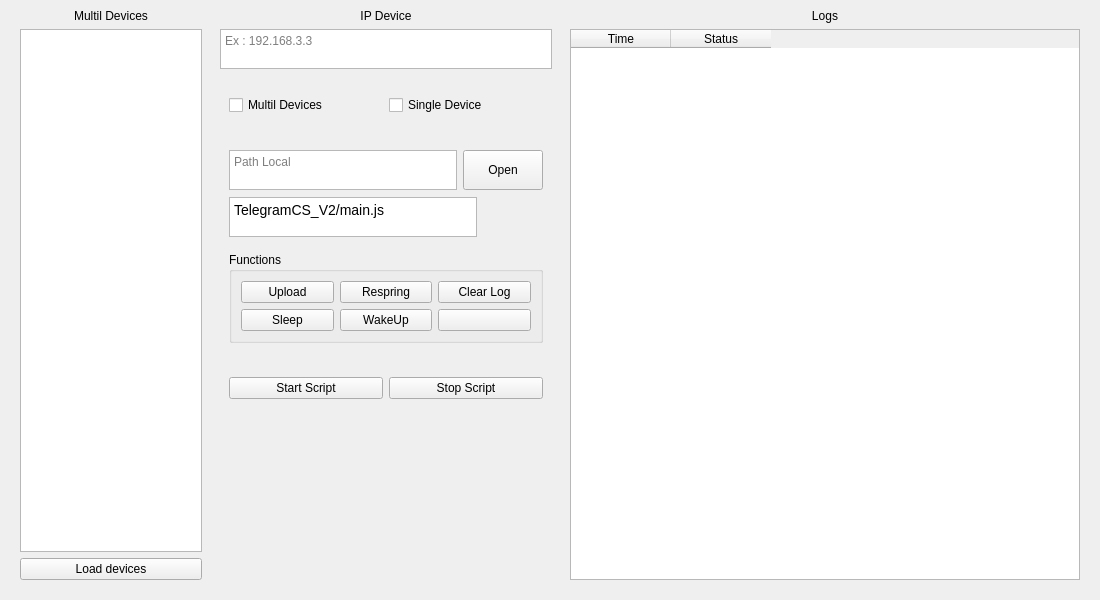
<?xml version="1.0" encoding="UTF-8"?>
<ui version="4.0">
 <class>Frame</class>
 <widget class="QFrame" name="Frame">
  <property name="geometry">
   <rect>
    <x>0</x>
    <y>0</y>
    <width>1100</width>
    <height>600</height>
   </rect>
  </property>
  <property name="windowTitle">
   <string>Frame</string>
  </property>
  <layout class="QGridLayout" name="gridLayout">
   <property name="topMargin">
    <number>0</number>
   </property>
   <item row="0" column="0">
    <widget class="QWidget" name="widget" native="true">
     <layout class="QHBoxLayout" name="horizontalLayout">
      <property name="spacing">
       <number>0</number>
      </property>
      <property name="leftMargin">
       <number>0</number>
      </property>
      <property name="topMargin">
       <number>0</number>
      </property>
      <property name="rightMargin">
       <number>0</number>
      </property>
      <property name="bottomMargin">
       <number>0</number>
      </property>
      <item>
       <widget class="QWidget" name="widget_2" native="true">
        <property name="minimumSize">
         <size>
          <width>200</width>
          <height>0</height>
         </size>
        </property>
        <property name="maximumSize">
         <size>
          <width>200</width>
          <height>16777215</height>
         </size>
        </property>
        <layout class="QVBoxLayout" name="verticalLayout">
         <property name="spacing">
          <number>0</number>
         </property>
         <property name="leftMargin">
          <number>0</number>
         </property>
         <property name="topMargin">
          <number>0</number>
         </property>
         <property name="rightMargin">
          <number>0</number>
         </property>
         <property name="bottomMargin">
          <number>0</number>
         </property>
         <item>
          <widget class="CardWidget" name="CardWidget">
           <layout class="QVBoxLayout" name="verticalLayout_2">
            <item>
             <widget class="BodyLabel" name="BodyLabel">
              <property name="text">
               <string>Multil Devices</string>
              </property>
              <property name="alignment">
               <set>Qt::AlignCenter</set>
              </property>
             </widget>
            </item>
            <item>
             <widget class="TableWidget" name="TableWidgetDevices">
              <attribute name="horizontalHeaderVisible">
               <bool>false</bool>
              </attribute>
              <attribute name="verticalHeaderVisible">
               <bool>false</bool>
              </attribute>
              <column>
               <property name="text">
                <string>Device</string>
               </property>
              </column>
             </widget>
            </item>
            <item>
             <widget class="PushButton" name="btnLoadDevice">
              <property name="text">
               <string>Load devices</string>
              </property>
             </widget>
            </item>
           </layout>
          </widget>
         </item>
        </layout>
       </widget>
      </item>
      <item>
       <widget class="QWidget" name="widget_3" native="true">
        <property name="minimumSize">
         <size>
          <width>350</width>
          <height>0</height>
         </size>
        </property>
        <property name="maximumSize">
         <size>
          <width>350</width>
          <height>16777215</height>
         </size>
        </property>
        <layout class="QVBoxLayout" name="verticalLayout_3">
         <property name="spacing">
          <number>0</number>
         </property>
         <property name="leftMargin">
          <number>0</number>
         </property>
         <property name="topMargin">
          <number>0</number>
         </property>
         <property name="rightMargin">
          <number>0</number>
         </property>
         <property name="bottomMargin">
          <number>0</number>
         </property>
         <item>
          <widget class="CardWidget" name="CardWidget_2">
           <layout class="QVBoxLayout" name="verticalLayout_4">
            <item>
             <widget class="BodyLabel" name="BodyLabel_2">
              <property name="maximumSize">
               <size>
                <width>16777215</width>
                <height>40</height>
               </size>
              </property>
              <property name="text">
               <string>IP Device</string>
              </property>
              <property name="alignment">
               <set>Qt::AlignCenter</set>
              </property>
             </widget>
            </item>
            <item>
             <widget class="TextEdit" name="txtIpDevice">
              <property name="maximumSize">
               <size>
                <width>16777215</width>
                <height>40</height>
               </size>
              </property>
              <property name="placeholderText">
               <string>Ex : 192.168.3.3</string>
              </property>
             </widget>
            </item>
            <item>
             <widget class="QWidget" name="widget_5" native="true">
              <property name="minimumSize">
               <size>
                <width>0</width>
                <height>60</height>
               </size>
              </property>
              <layout class="QHBoxLayout" name="horizontalLayout_2">
               <item>
                <widget class="CheckBox" name="CheckBoxMultil">
                 <property name="text">
                  <string>Multil Devices</string>
                 </property>
                </widget>
               </item>
               <item>
                <widget class="CheckBox" name="CheckBoxSingle">
                 <property name="text">
                  <string>Single Device</string>
                 </property>
                </widget>
               </item>
              </layout>
             </widget>
            </item>
            <item>
             <widget class="QWidget" name="widget_6" native="true">
              <property name="minimumSize">
               <size>
                <width>0</width>
                <height>0</height>
               </size>
              </property>
              <property name="maximumSize">
               <size>
                <width>16777215</width>
                <height>50</height>
               </size>
              </property>
              <layout class="QHBoxLayout" name="horizontalLayout_3">
               <item>
                <widget class="TextEdit" name="txtPath">
                 <property name="minimumSize">
                  <size>
                   <width>0</width>
                   <height>40</height>
                  </size>
                 </property>
                 <property name="maximumSize">
                  <size>
                   <width>16777215</width>
                   <height>16777215</height>
                  </size>
                 </property>
                 <property name="placeholderText">
                  <string>Path Local</string>
                 </property>
                </widget>
               </item>
               <item>
                <widget class="PushButton" name="btnOpenFile">
                 <property name="minimumSize">
                  <size>
                   <width>0</width>
                   <height>40</height>
                  </size>
                 </property>
                 <property name="maximumSize">
                  <size>
                   <width>16777215</width>
                   <height>40</height>
                  </size>
                 </property>
                 <property name="text">
                  <string>Open</string>
                 </property>
                </widget>
               </item>
              </layout>
             </widget>
            </item>
            <item>
             <widget class="QWidget" name="widget_8" native="true">
              <property name="minimumSize">
               <size>
                <width>0</width>
                <height>40</height>
               </size>
              </property>
              <property name="maximumSize">
               <size>
                <width>16777215</width>
                <height>40</height>
               </size>
              </property>
              <layout class="QHBoxLayout" name="horizontalLayout_5">
               <property name="spacing">
                <number>0</number>
               </property>
               <property name="leftMargin">
                <number>9</number>
               </property>
               <property name="topMargin">
                <number>0</number>
               </property>
               <property name="rightMargin">
                <number>0</number>
               </property>
               <property name="bottomMargin">
                <number>0</number>
               </property>
               <item>
                <widget class="TextEdit" name="txtPathRemote">
                 <property name="maximumSize">
                  <size>
                   <width>16777215</width>
                   <height>16777215</height>
                  </size>
                 </property>
                 <property name="html">
                  <string>&lt;!DOCTYPE HTML PUBLIC &quot;-//W3C//DTD HTML 4.0//EN&quot; &quot;http://www.w3.org/TR/REC-html40/strict.dtd&quot;&gt;
&lt;html&gt;&lt;head&gt;&lt;meta name=&quot;qrichtext&quot; content=&quot;1&quot; /&gt;&lt;style type=&quot;text/css&quot;&gt;
p, li { white-space: pre-wrap; }
&lt;/style&gt;&lt;/head&gt;&lt;body style=&quot; font-family:'Segoe UI','Microsoft YaHei','PingFang SC','MS Shell Dlg 2'; font-size:14px; font-weight:400; font-style:normal;&quot;&gt;
&lt;p style=&quot; margin-top:0px; margin-bottom:0px; margin-left:0px; margin-right:0px; -qt-block-indent:0; text-indent:0px;&quot;&gt;&lt;span style=&quot; font-size:14px;&quot;&gt;TelegramCS_V2/main.js&lt;/span&gt;&lt;/p&gt;&lt;/body&gt;&lt;/html&gt;</string>
                 </property>
                 <property name="placeholderText">
                  <string>Path Remote</string>
                 </property>
                </widget>
               </item>
               <item>
                <spacer name="horizontalSpacer_2">
                 <property name="orientation">
                  <enum>Qt::Horizontal</enum>
                 </property>
                 <property name="sizeType">
                  <enum>QSizePolicy::Fixed</enum>
                 </property>
                 <property name="sizeHint" stdset="0">
                  <size>
                   <width>75</width>
                   <height>20</height>
                  </size>
                 </property>
                </spacer>
               </item>
              </layout>
             </widget>
            </item>
            <item>
             <widget class="QWidget" name="widget_9" native="true">
              <property name="minimumSize">
               <size>
                <width>0</width>
                <height>60</height>
               </size>
              </property>
              <layout class="QVBoxLayout" name="verticalLayout_7">
               <item>
                <widget class="QGroupBox" name="groupBox">
                 <property name="title">
                  <string>Functions</string>
                 </property>
                 <layout class="QGridLayout" name="gridLayout_2">
                  <item row="0" column="1">
                   <widget class="PushButton" name="btnRespring">
                    <property name="text">
                     <string>Respring</string>
                    </property>
                   </widget>
                  </item>
                  <item row="0" column="0">
                   <widget class="PushButton" name="btnUpload">
                    <property name="text">
                     <string>Upload</string>
                    </property>
                   </widget>
                  </item>
                  <item row="0" column="2">
                   <widget class="PushButton" name="btnClearLogs">
                    <property name="text">
                     <string>Clear Log</string>
                    </property>
                   </widget>
                  </item>
                  <item row="1" column="0">
                   <widget class="PushButton" name="btnSleep">
                    <property name="text">
                     <string>Sleep</string>
                    </property>
                   </widget>
                  </item>
                  <item row="1" column="1">
                   <widget class="PushButton" name="btnWakeup">
                    <property name="text">
                     <string>WakeUp</string>
                    </property>
                   </widget>
                  </item>
                  <item row="1" column="2">
                   <widget class="PushButton" name="PushButton_6">
                    <property name="text">
                     <string/>
                    </property>
                   </widget>
                  </item>
                 </layout>
                </widget>
               </item>
              </layout>
             </widget>
            </item>
            <item>
             <widget class="QWidget" name="widget_7" native="true">
              <property name="minimumSize">
               <size>
                <width>0</width>
                <height>60</height>
               </size>
              </property>
              <layout class="QHBoxLayout" name="horizontalLayout_4">
               <item>
                <widget class="PushButton" name="btnStartScript">
                 <property name="text">
                  <string>Start Script</string>
                 </property>
                </widget>
               </item>
               <item>
                <widget class="PushButton" name="btnStopScript">
                 <property name="text">
                  <string>Stop Script</string>
                 </property>
                </widget>
               </item>
              </layout>
             </widget>
            </item>
            <item>
             <spacer name="verticalSpacer_2">
              <property name="orientation">
               <enum>Qt::Vertical</enum>
              </property>
              <property name="sizeType">
               <enum>QSizePolicy::Expanding</enum>
              </property>
              <property name="sizeHint" stdset="0">
               <size>
                <width>20</width>
                <height>0</height>
               </size>
              </property>
             </spacer>
            </item>
           </layout>
          </widget>
         </item>
        </layout>
       </widget>
      </item>
      <item>
       <widget class="QWidget" name="widget_4" native="true">
        <property name="minimumSize">
         <size>
          <width>350</width>
          <height>0</height>
         </size>
        </property>
        <property name="maximumSize">
         <size>
          <width>16777215</width>
          <height>16777215</height>
         </size>
        </property>
        <layout class="QVBoxLayout" name="verticalLayout_5">
         <property name="spacing">
          <number>0</number>
         </property>
         <property name="leftMargin">
          <number>0</number>
         </property>
         <property name="topMargin">
          <number>0</number>
         </property>
         <property name="rightMargin">
          <number>0</number>
         </property>
         <property name="bottomMargin">
          <number>0</number>
         </property>
         <item>
          <widget class="CardWidget" name="CardWidget_3">
           <layout class="QVBoxLayout" name="verticalLayout_6">
            <item>
             <widget class="BodyLabel" name="BodyLabel_3">
              <property name="text">
               <string>Logs</string>
              </property>
              <property name="alignment">
               <set>Qt::AlignCenter</set>
              </property>
             </widget>
            </item>
            <item>
             <widget class="TableWidget" name="TableWidgetLogs">
              <attribute name="verticalHeaderVisible">
               <bool>false</bool>
              </attribute>
              <column>
               <property name="text">
                <string>Time</string>
               </property>
              </column>
              <column>
               <property name="text">
                <string>Status</string>
               </property>
              </column>
             </widget>
            </item>
           </layout>
          </widget>
         </item>
        </layout>
       </widget>
      </item>
     </layout>
    </widget>
   </item>
  </layout>
 </widget>
 <customwidgets>
  <customwidget>
   <class>CheckBox</class>
   <extends>QCheckBox</extends>
   <header>qfluentwidgets</header>
  </customwidget>
  <customwidget>
   <class>PushButton</class>
   <extends>QPushButton</extends>
   <header>qfluentwidgets</header>
  </customwidget>
  <customwidget>
   <class>CardWidget</class>
   <extends>QFrame</extends>
   <header>qfluentwidgets</header>
   <container>1</container>
  </customwidget>
  <customwidget>
   <class>BodyLabel</class>
   <extends>QLabel</extends>
   <header>qfluentwidgets</header>
  </customwidget>
  <customwidget>
   <class>TextEdit</class>
   <extends>QTextEdit</extends>
   <header>qfluentwidgets</header>
  </customwidget>
  <customwidget>
   <class>TableWidget</class>
   <extends>QTableWidget</extends>
   <header>qfluentwidgets</header>
  </customwidget>
 </customwidgets>
 <resources/>
 <connections/>
</ui>
